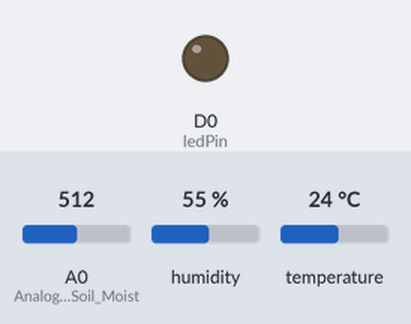
A sketch run on a simulated ESP8266 (NodeMCU). On the bench: output pins drawn as LEDs (lit = HIGH). Inputs (shaded band) come from the test bench; at power-on: A0 (Analog_Pin_for_Soil_Moist) = 512, humidity 55 %, temperature 24 °C. WiFi joins after 1.5 s; servers stay silent unless stated; the Firebase database answers and starts empty; what the sketch prints to the serial monitor is not drawn.

Above: at 0.0 s.
At 3.5 s:
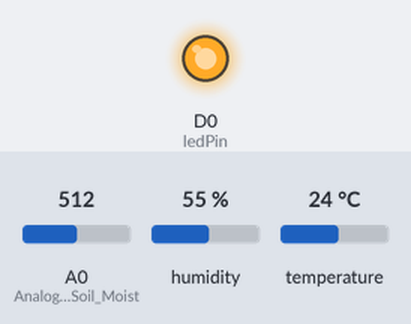
Timing chart, 0 to 5.0 s (numbered marks = the images above):
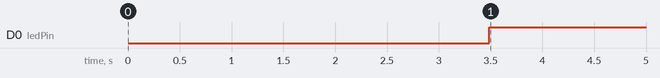

The sketch:

Irrigation.ino
```cpp
#include <ESP8266WiFi.h>
#include <FirebaseArduino.h>                                                 //Library for Firebase
#include <DHT.h>                                                             //Library for DHT Sensor
String apiKey = "JCJ99N*****2OPXU";                                          //api key of thingspeak
const char* server = "api.thingspeak.com";
#define FIREBASE_HOST "smart-irrigation-*****.firebaseio.com"                // the project name address from firebase id
#define FIREBASE_AUTH "T2RoL9BfBluQC7SqC66fc9*******ZYkFHVVXd2u"             // the secret key generated from firebase
#define WIFI_SSID "WiFi_name"                                                // Wifi Credentials
#define WIFI_PASSWORD "WiFi_Password"
#define DHTPIN D3                                                            // Digital Pin for DHT Sensor
#define DHTTYPE DHT22                                                        // select dht type as DHT 11 or DHT22
DHT dht(DHTPIN, DHTTYPE);
const int ledPin = D0;
WiFiClient client;
void setup() {
  Serial.begin(9600);
  pinMode(A0,INPUT);                                                         //Analog Pin for Soil Moisture Sensor
  pinMode(ledPin, OUTPUT);
  delay(1000);
  WiFi.begin(WIFI_SSID, WIFI_PASSWORD);
  Serial.print("Connecting to ");
  Serial.print(WIFI_SSID);
  while (WiFi.status() != WL_CONNECTED) {
    Serial.print(".");
    delay(500);
  }
  Serial.println();
  Serial.print("Connected to ");
  Serial.println(WIFI_SSID);
  Serial.print("IP Address is : ");
  Serial.println(WiFi.localIP());
  Firebase.begin(FIREBASE_HOST, FIREBASE_AUTH);
  dht.begin();
}
void loop() {
 float h = dht.readHumidity();
 float t = dht.readTemperature();                                          // Reading temperature as Celsius (the default)
 int temp = analogRead(A0);
 float  m = ( 100.00 - ( (temp / 1023.00) * 100.00 ) );                    //Conversion of Analog value to moisture value
 if (isnan(h) || isnan(t)) {
    Serial.println(F("Failed to read from DHT sensor!"));
    return;
  }
Serial.print("Humidity: ");
Serial.print(h);
Serial.print("%  Temperature: ");  Serial.print(t);  Serial.print("°C ");
Firebase.setFloat ("Temp",t);                                             //Sending Temp value to Firebase
Firebase.setFloat ("Humidity",h);                                         //Sending Humidity value to Firebase
Serial.print("  Moisture: ");  Serial.print(m); Serial.println("%");
Firebase.setFloat ("Moisture",m);                                         //Sending Moisture value to Firebase
if (client.connect(server,80))                                            //Sending data to Thingspeak
                      {
                             String postStr = apiKey;
                             postStr +="&field1=";
                             postStr += String(t);
                             postStr +="&field2=";
                             postStr += String(h);
                             postStr +="&field3=";
                             postStr += String(m);
                             postStr += "\r\n\r\n";
                             client.print("POST /update HTTP/1.1\n");
                             client.print("Host: api.thingspeak.com\n");
                             client.print("Connection: close\n");
                             client.print("X-THINGSPEAKAPIKEY: "+apiKey+"\n");
                             client.print("Content-Type: application/x-www-form-urlencoded\n");
                             client.print("Content-Length: ");
                             client.print(postStr.length());
                             client.print("\n\n");
                             client.print(postStr);
                             Serial.println(" Sent to Thingspeak and Firebase.");
                        }
                    client.stop();
          Serial.println("Waiting...");
          Serial.println(Firebase.getString("Switch"));                         //Reading string value from Firebase
          if(Firebase.getString("Switch")=="\"1\"")
            {
                digitalWrite(D0,LOW);                                           //Relay gets powered ON on LOW signal
            }
          else{
                digitalWrite(D0,HIGH);                                          //Relay gets powered ON on LOW signal
          }
}
```

Measured:
- by itself, D0 (ledPin): LOW → HIGH at 3.5 s
